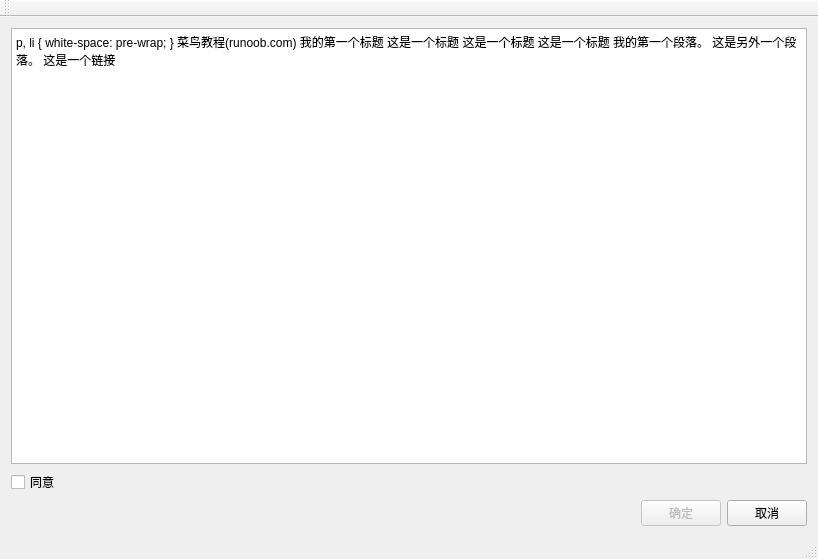
<?xml version="1.0" encoding="UTF-8"?>
<ui version="4.0">
 <class>check_boxClass</class>
 <widget class="QMainWindow" name="check_boxClass">
  <property name="geometry">
   <rect>
    <x>0</x>
    <y>0</y>
    <width>818</width>
    <height>559</height>
   </rect>
  </property>
  <property name="windowTitle">
   <string>check_box</string>
  </property>
  <widget class="QWidget" name="centralWidget">
   <layout class="QVBoxLayout" name="verticalLayout_2">
    <item>
     <layout class="QVBoxLayout" name="verticalLayout">
      <item>
       <widget class="QTextBrowser" name="text_show">
        <property name="html">
         <string>&lt;!DOCTYPE HTML PUBLIC &quot;-//W3C//DTD HTML 4.0//EN&quot; &quot;http://www.w3.org/TR/REC-html40/strict.dtd&quot;&gt;
&lt;html&gt;&lt;head&gt;&lt;meta name=&quot;qrichtext&quot; content=&quot;1&quot; /&gt;&lt;style type=&quot;text/css&quot;&gt;
p, li { white-space: pre-wrap; }
&lt;/style&gt;&lt;/head&gt;&lt;body style=&quot; font-family:'SimSun'; font-size:9pt; font-weight:400; font-style:normal;&quot;&gt;
&lt;p style=&quot; margin-top:0px; margin-bottom:0px; margin-left:0px; margin-right:0px; -qt-block-indent:0; text-indent:0px;&quot;&gt;&amp;lt;!DOCTYPE html&amp;gt;&lt;/p&gt;
&lt;p style=&quot; margin-top:0px; margin-bottom:0px; margin-left:0px; margin-right:0px; -qt-block-indent:0; text-indent:0px;&quot;&gt;&amp;lt;html&amp;gt;&lt;/p&gt;
&lt;p style=&quot; margin-top:0px; margin-bottom:0px; margin-left:0px; margin-right:0px; -qt-block-indent:0; text-indent:0px;&quot;&gt;&amp;lt;head&amp;gt;&lt;/p&gt;
&lt;p style=&quot; margin-top:0px; margin-bottom:0px; margin-left:0px; margin-right:0px; -qt-block-indent:0; text-indent:0px;&quot;&gt;&amp;lt;meta &amp;quot;charset=utf-8&amp;quot;&amp;gt;&lt;/p&gt;
&lt;p style=&quot; margin-top:0px; margin-bottom:0px; margin-left:0px; margin-right:0px; -qt-block-indent:0; text-indent:0px;&quot;&gt;&amp;lt;title&amp;gt;菜鸟教程(runoob.com)&amp;lt;/title&amp;gt;&lt;/p&gt;
&lt;p style=&quot; margin-top:0px; margin-bottom:0px; margin-left:0px; margin-right:0px; -qt-block-indent:0; text-indent:0px;&quot;&gt;&amp;lt;/head&amp;gt;&lt;/p&gt;
&lt;p style=&quot; margin-top:0px; margin-bottom:0px; margin-left:0px; margin-right:0px; -qt-block-indent:0; text-indent:0px;&quot;&gt;&amp;lt;body&amp;gt;&lt;/p&gt;
&lt;p style=&quot; margin-top:0px; margin-bottom:0px; margin-left:0px; margin-right:0px; -qt-block-indent:0; text-indent:0px;&quot;&gt;&amp;lt;h1&amp;gt;我的第一个标题&amp;lt;/h1&amp;gt;&lt;/p&gt;
&lt;p style=&quot; margin-top:0px; margin-bottom:0px; margin-left:0px; margin-right:0px; -qt-block-indent:0; text-indent:0px;&quot;&gt;&amp;lt;h2&amp;gt;这是一个标题&amp;lt;/h2&amp;gt;&lt;/p&gt;
&lt;p style=&quot; margin-top:0px; margin-bottom:0px; margin-left:0px; margin-right:0px; -qt-block-indent:0; text-indent:0px;&quot;&gt;&amp;lt;h3&amp;gt;这是一个标题&amp;lt;/h3&amp;gt;&lt;/p&gt;
&lt;p style=&quot; margin-top:0px; margin-bottom:0px; margin-left:0px; margin-right:0px; -qt-block-indent:0; text-indent:0px;&quot;&gt;&amp;lt;h4&amp;gt;这是一个标题&amp;lt;/h4&amp;gt;&lt;/p&gt;
&lt;p style=&quot; margin-top:0px; margin-bottom:0px; margin-left:0px; margin-right:0px; -qt-block-indent:0; text-indent:0px;&quot;&gt;&amp;lt;p&amp;gt;我的第一个段落。&amp;lt;/p&amp;gt;&lt;/p&gt;
&lt;p style=&quot; margin-top:0px; margin-bottom:0px; margin-left:0px; margin-right:0px; -qt-block-indent:0; text-indent:0px;&quot;&gt;&amp;lt;p&amp;gt;这是另外一个段落。&amp;lt;/p&amp;gt;&lt;/p&gt;
&lt;p style=&quot; margin-top:0px; margin-bottom:0px; margin-left:0px; margin-right:0px; -qt-block-indent:0; text-indent:0px;&quot;&gt;&amp;lt;a href=&amp;quot;http://www.runoob.com&amp;quot;&amp;gt;这是一个链接&amp;lt;/a&amp;gt;&lt;/p&gt;
&lt;p style=&quot; margin-top:0px; margin-bottom:0px; margin-left:0px; margin-right:0px; -qt-block-indent:0; text-indent:0px;&quot;&gt;&amp;lt;img src=&amp;quot;file:///C:/Users/77487/Desktop/qt/123.jpg&amp;quot; width=&amp;quot;500&amp;quot; height=&amp;quot;401&amp;quot; /&amp;gt;&lt;/p&gt;
&lt;p style=&quot; margin-top:0px; margin-bottom:0px; margin-left:0px; margin-right:0px; -qt-block-indent:0; text-indent:0px;&quot;&gt;&amp;lt;/body&amp;gt;&lt;/p&gt;
&lt;p style=&quot; margin-top:0px; margin-bottom:0px; margin-left:0px; margin-right:0px; -qt-block-indent:0; text-indent:0px;&quot;&gt;&amp;lt;/html&amp;gt;&lt;/p&gt;&lt;/body&gt;&lt;/html&gt;</string>
        </property>
       </widget>
      </item>
      <item>
       <widget class="QCheckBox" name="ok_check">
        <property name="text">
         <string>同意</string>
        </property>
       </widget>
      </item>
     </layout>
    </item>
    <item>
     <layout class="QHBoxLayout" name="horizontalLayout_2">
      <item>
       <spacer name="horizontalSpacer">
        <property name="orientation">
         <enum>Qt::Horizontal</enum>
        </property>
        <property name="sizeHint" stdset="0">
         <size>
          <width>40</width>
          <height>20</height>
         </size>
        </property>
       </spacer>
      </item>
      <item>
       <layout class="QHBoxLayout" name="horizontalLayout">
        <item>
         <widget class="QPushButton" name="ok_button">
          <property name="enabled">
           <bool>false</bool>
          </property>
          <property name="text">
           <string>确定</string>
          </property>
         </widget>
        </item>
        <item>
         <widget class="QPushButton" name="no_button">
          <property name="text">
           <string>取消</string>
          </property>
         </widget>
        </item>
       </layout>
      </item>
     </layout>
    </item>
   </layout>
  </widget>
  <widget class="QMenuBar" name="menuBar">
   <property name="geometry">
    <rect>
     <x>0</x>
     <y>0</y>
     <width>818</width>
     <height>26</height>
    </rect>
   </property>
  </widget>
  <widget class="QToolBar" name="mainToolBar">
   <attribute name="toolBarArea">
    <enum>TopToolBarArea</enum>
   </attribute>
   <attribute name="toolBarBreak">
    <bool>false</bool>
   </attribute>
  </widget>
  <widget class="QStatusBar" name="statusBar"/>
 </widget>
 <layoutdefault spacing="6" margin="11"/>
 <resources>
  <include location="check_box.qrc"/>
 </resources>
 <connections/>
</ui>
